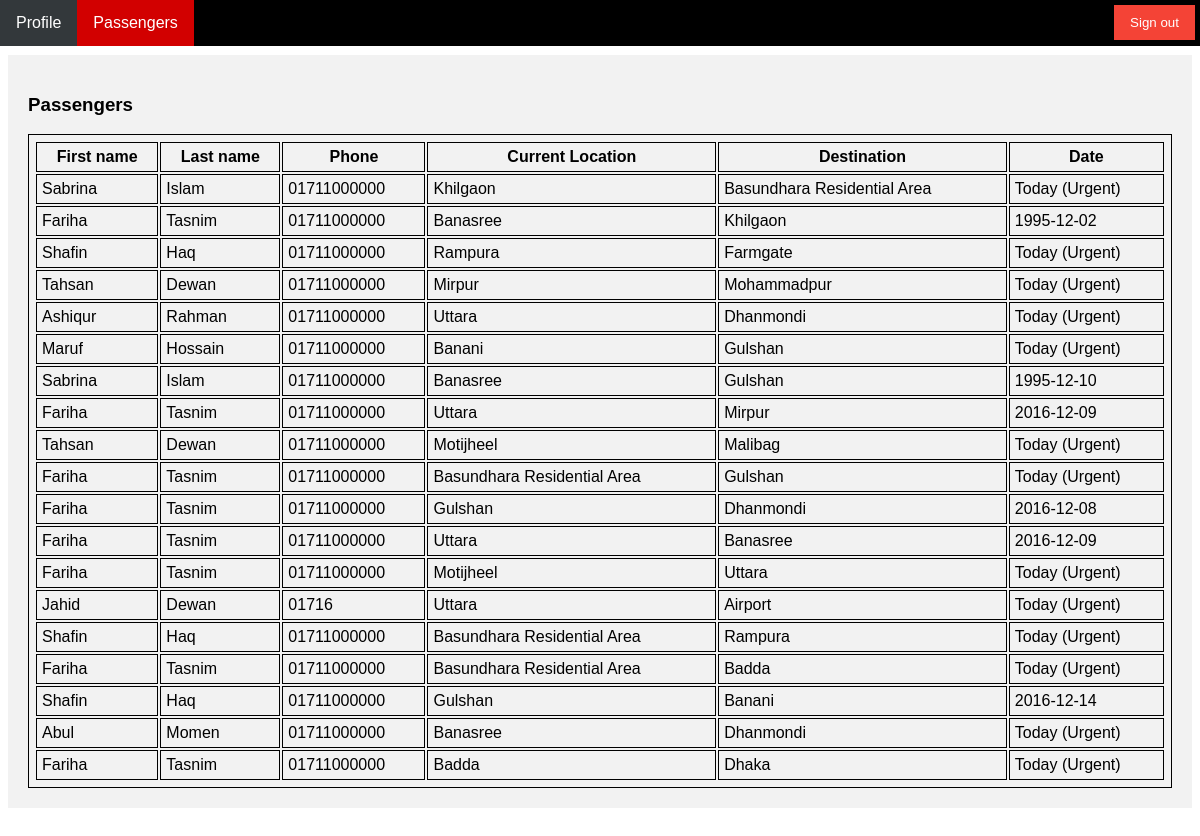
The page /CryptonCNGMS/passengers-for-drivers.php (signed in) on the database its author committed.
### tables this page shows
CREATE TABLE `users` (
  `uid` varchar(25) NOT NULL,
  `utype` varchar(15) NOT NULL,
  `fname` varchar(35) NOT NULL,
  `lname` varchar(35) NOT NULL,
  `email` varchar(35) NOT NULL,
  `password` varchar(50) NOT NULL,
  `gender` varchar(10) NOT NULL,
  `phone` varchar(30) NOT NULL
);

CREATE TABLE `passengers` (
  `id` int(11) NOT NULL,
  `nid` varchar(25) NOT NULL,
  `current_location` text NOT NULL,
  `destination` text NOT NULL
);

CREATE TABLE `adbpassenger` (
  `id` int(11) NOT NULL,
  `nid` varchar(25) NOT NULL,
  `date` date DEFAULT NULL
);

### CryptonCNGMS/passengers-for-drivers.php (the view, shortened to what this page needs)
<!DOCTYPE html>
<html>
	<head>
		<link rel="stylesheet" href="resources/css/styles.css">
	</head>
	<body>
		<header class="header">
			<nav-bar>
				<nav-item><a href="driver-profile.php">Profile</a></nav-item>
				<nav-item><a class="active" href="passengers-for-drivers.php">Passengers</a></nav-item>
				<nav-item style="float:right"><button onclick="location.href='index.php'" style="background-color: #f44336">Sign out</button></nav-item>
			</nav-bar>
		</header>
		<div class="registration-form" style="">
			<?php
				$hostname = "localhost";
				$username = "root";
				$password = "";
				$db_name = "cryptoncngms";
				$db = mysql_connect($hostname, $username, $password);
				if ($db) {
					$select_db = mysql_select_db($db_name);
					$uid = $_SESSION["uid"];
					if ($select_db) {
						$query = "SELECT utype FROM cryptoncngms.users WHERE cryptoncngms.users.uid = '$uid'";
						$result = mysql_query($query);
						if ($result) {
							$row = mysql_fetch_array($result);
							if ($row['utype'] == "driver") {
								if ($result) {
									echo "<h3>Passengers</h3>";
									$query = "SELECT fname, lname, phone, current_location, destination, date FROM cryptoncngms.users, cryptoncngms.passengers, adbpassenger WHERE cryptoncngms.users.uid = cryptoncngms.passengers.nid and cryptoncngms.passengers.id = cryptoncngms.adbpassenger.id";
									$result = mysql_query($query);
									if ($result) {
										echo '<table style="width: 100%;padding: 5px;border: 1px solid black">';
										echo '<tr><th style="padding: 5px;border: 1px solid black">First name</th><th style="padding: 5px;border: 1px solid black">Last name</th><th style="padding: 5px;border: 1px solid black">Phone</th><th style="padding: 5px;border: 1px solid black">Current Location</th><th style="padding: 5px;border: 1px solid black">Destination</th><th style="padding: 5px;border: 1px solid black">Date</th></tr>';
										while ($row = mysql_fetch_array($result)) {
											if($row) {
												echo '<tr><td style="padding: 5px;border: 1px solid black">' . $row['fname'] . '</td><td style="padding: 5px;border: 1px solid black">' . $row['lname'] . '</td><td style="padding: 5px;border: 1px solid black">' . $row['phone'] . '</td><td style="padding: 5px;border: 1px solid black">' . $row['current_location'] . '</td><td style="padding: 5px;border: 1px solid black">' . $row['destination'] . '</td>';
												if ($row['date'] == NULL) {
													echo '<td style="padding: 5px;border: 1px solid black">Today (Urgent)</td></tr>';
												} else {
													echo '<td style="padding: 5px;border: 1px solid black">' . $row['date'] . '</td></tr>';
												}
											}
										}
										echo '</table>';
									}
									else {
										echo mysql_error();
									}
								}
							}
						} else {
							mysql_error();
						}
					}
					else {
						echo mysql_error();
					}
				}
				else {
					echo mysql_error();
				}
			?>
		</div>
	</body>
</html>

### CryptonCNGMS/resources/css/styles.css (style rules this page uses)
html * { font-family: Arial !important; }
.header, .header-home { top: 0px; left: 0px; right: 0px; padding: 0px; margin: 0px; margin-left: 0px; margin-right: 0px; position: absolute; }
nav-bar { display: block; background-color: #000000; overflow: auto; }
nav-item { float: left; }
nav-item a { display: block; color: #ffffff; text-align: center; padding: 14px 16px; text-decoration: none; }
.active { background-color: #d20000; }
button { background-color: #1e90ff; color: white; padding: 10px 16px; margin: 5px 5px; border: none; cursor: pointer; }
.registration-form { margin: 55px 0px; background-color: #f2f2f2; padding: 20px; }

### rows shown on the page
users: fname "Sabrina", lname "Islam", phone "01711000000", passengers.current_location "Khilgaon", passengers.destination "Basundhara Residential Area", shows "Today (Urgent)", passengers.current_location "Banasree", passengers.destination "Gulshan", adbpassenger.date "1995-12-10"
users: fname "Fariha", lname "Tasnim", phone "01711000000", passengers.current_location "Banasree", passengers.destination "Khilgaon", adbpassenger.date "1995-12-02", passengers.current_location "Uttara", passengers.destination "Mirpur", adbpassenger.date "2016-12-09", passengers.current_location "Basundhara Residential Area", passengers.destination "Gulshan", shows "Today (Urgent)", passengers.current_location "Gulshan", passengers.destination "Dhanmondi", adbpassenger.date "2016-12-08", passengers.destination "Banasree", passengers.current_location "Motijheel", passengers.destination "Uttara", passengers.destination "Badda"
users: fname "Shafin", lname "Haq", phone "01711000000", passengers.current_location "Rampura", passengers.destination "Farmgate", shows "Today (Urgent)", passengers.current_location "Basundhara Residential Area", passengers.destination "Rampura", passengers.current_location "Gulshan", passengers.destination "Banani", adbpassenger.date "2016-12-14"
users: fname "Tahsan", lname "Dewan", phone "01711000000", passengers.current_location "Mirpur", passengers.destination "Mohammadpur", shows "Today (Urgent)", passengers.current_location "Motijheel", passengers.destination "Malibag"
users: fname "Ashiqur", lname "Rahman", phone "01711000000", passengers.current_location "Uttara", passengers.destination "Dhanmondi", shows "Today (Urgent)"
users: fname "Maruf", lname "Hossain", phone "01711000000", passengers.current_location "Banani", passengers.destination "Gulshan", shows "Today (Urgent)"
users: fname "Jahid", lname "Dewan", phone "01716", passengers.current_location "Uttara", passengers.destination "Airport", shows "Today (Urgent)"
users: fname "Abul", lname "Momen", phone "01711000000", passengers.current_location "Banasree", passengers.destination "Dhanmondi", shows "Today (Urgent)"
users: fname "Fariha", lname "Tasnim", phone "01711000000", passengers.current_location "Badda", passengers.destination "Dhaka", shows "Today (Urgent)"
